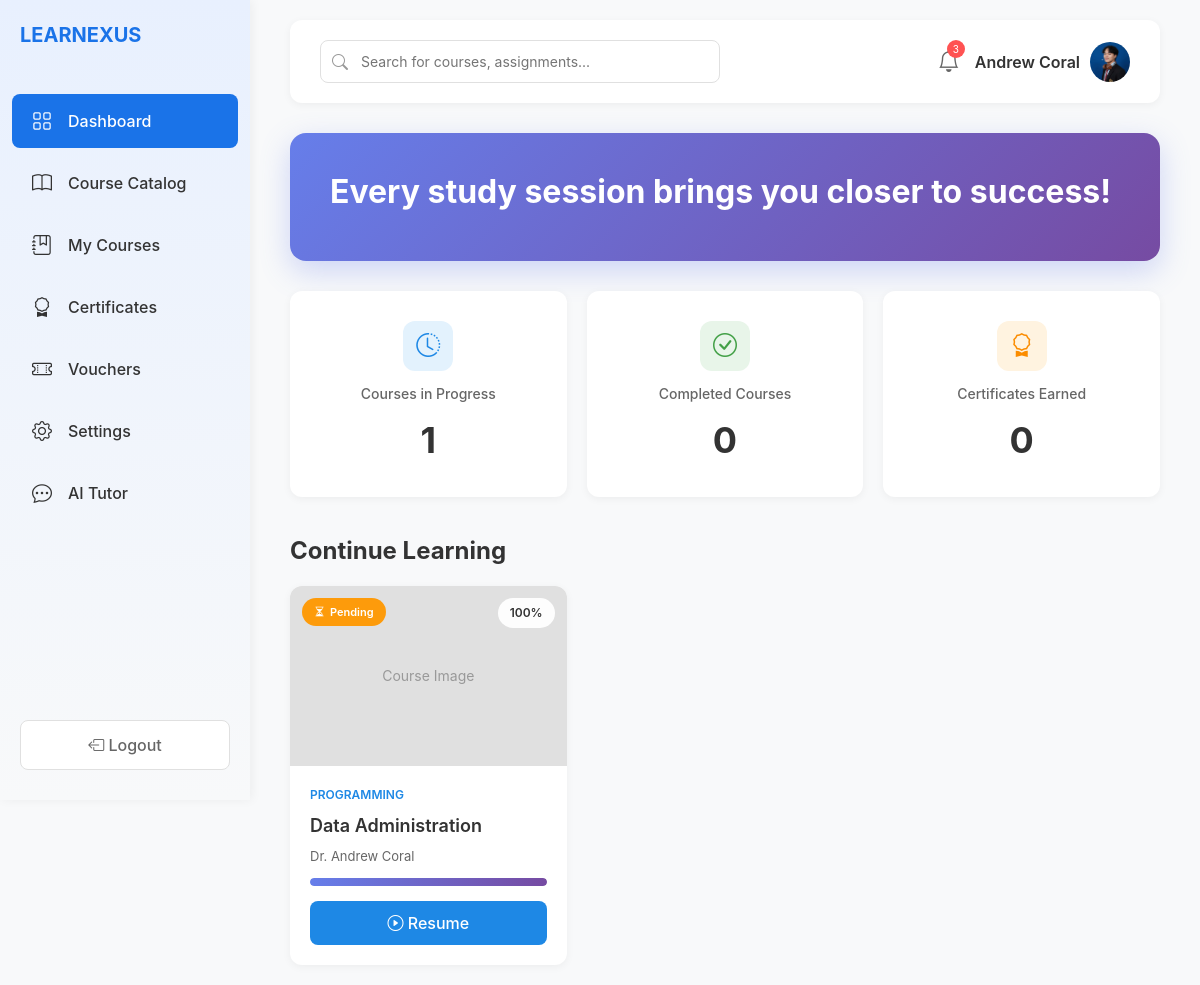
The app's page /student/dashboard.php (signed in), older data.
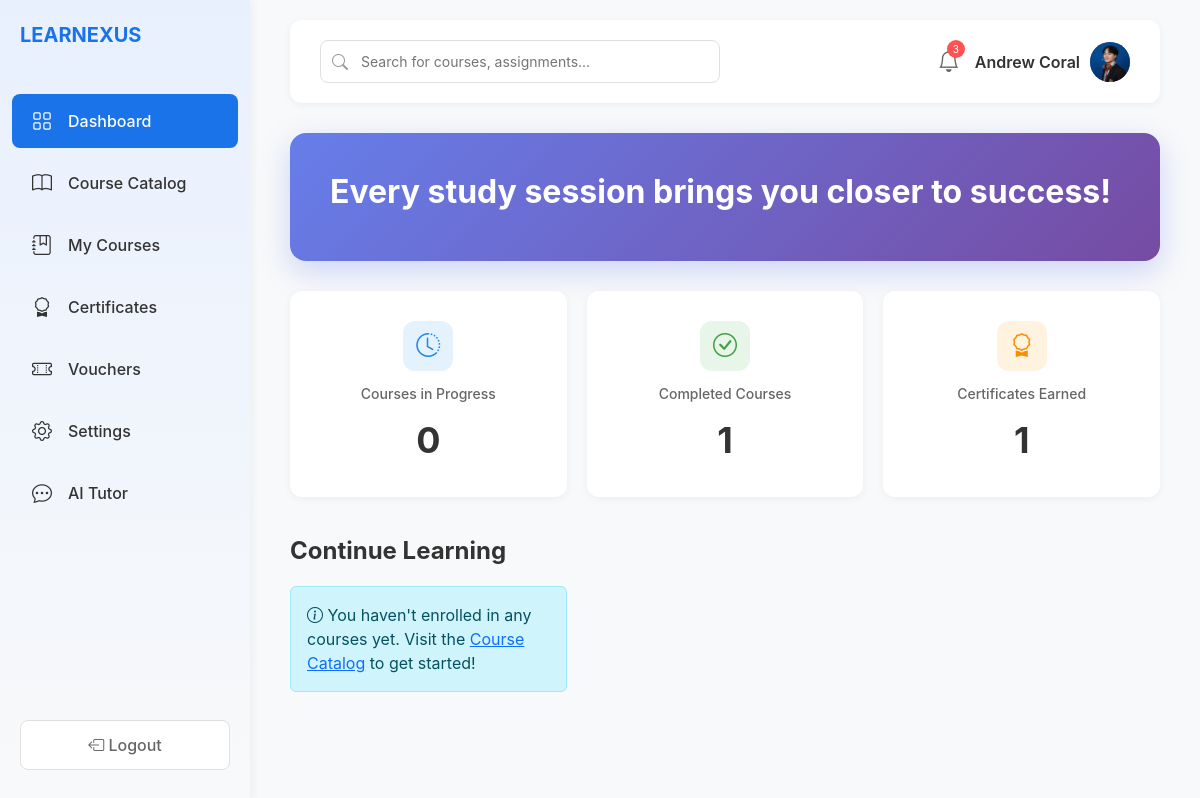
The same page, newer data.
### tables this page shows
CREATE TABLE `enrollments` (
  `enrollmentID` int(11) NOT NULL,
  `userID` int(11) NOT NULL,
  `courseID` int(11) NOT NULL,
  `paymentID` int(11) DEFAULT NULL,
  `progressPercentage` decimal(5,2) DEFAULT 0.00,
  `enrolledAt` timestamp NOT NULL DEFAULT current_timestamp(),
  `completedAt` timestamp NULL DEFAULT NULL,
  `status` enum('active','completed','dropped','pending') DEFAULT 'active'
);

CREATE TABLE `courses` (
  `courseID` int(11) NOT NULL,
  `teacherID` int(11) NOT NULL,
  `title` varchar(255) NOT NULL,
  `description` text DEFAULT NULL,
  `price` decimal(10,2) DEFAULT 0.00,
  `category` varchar(100) DEFAULT NULL,
  `status` enum('draft','published','archived') DEFAULT 'draft',
  `passingScore` int(11) DEFAULT 70,
  `createdAt` timestamp NOT NULL DEFAULT current_timestamp()
);

### student/dashboard.php (the view, shortened to what the changed rows need)
<?php
require_once '../database/db_connect.php';
$userID = $_SESSION['user_id'];
$stmt = $conn->prepare("
    SELECT c.*,
           e.progressPercentage,
           e.enrolledAt,
           e.status,
           e.enrollmentID,
           CONCAT(u.firstName, ' ', u.lastName) as instructorName,
           q.quizID,
           q.title as quizTitle,
           latest_qr.resultID,
           latest_qr.passed,
           latest_qr.percentage as quizScore,
           latest_qr.status as quizStatus,
           latest_qr.takenAt
    FROM enrollments e
    JOIN courses c ON e.courseID = c.courseID
    JOIN users u ON c.teacherID = u.userID
    LEFT JOIN quizzes q ON q.courseID = c.courseID
    LEFT JOIN (
        SELECT qr1.*
        FROM quiz_results qr1
        INNER JOIN (
            SELECT quizID, userID, MAX(takenAt) as maxTakenAt
            FROM quiz_results
            GROUP BY quizID, userID
        ) qr2 ON qr1.quizID = qr2.quizID
              AND qr1.userID = qr2.userID
              AND qr1.takenAt = qr2.maxTakenAt
    ) latest_qr ON latest_qr.quizID = q.quizID AND latest_qr.userID = e.userID
    WHERE e.userID = ? AND e.status = 'active'
    ORDER BY e.enrolledAt DESC
    LIMIT 3
");
$stmt->execute([$userID]);
$inProgressCourses = $stmt->fetchAll();
$stmt = $conn->prepare("
    SELECT COUNT(*) as count
    FROM enrollments
    WHERE userID = ? AND status = 'completed'
");
$stmt->execute([$userID]);
$completedCount = $stmt->fetch()['count'];
$stmt = $conn->prepare("
    SELECT COUNT(*) as count
    FROM certificates
    WHERE userID = ?
");
$stmt->execute([$userID]);
$certificatesCount = $stmt->fetch()['count'];
$studentMotivations = [
    "Keep learning—you're building a brighter future!",
    "Every study session brings you closer to success!",
    "Mistakes are proof that you are trying. Keep going!",
    "Knowledge is your superpower. Use it wisely!",
    "Stay curious and never stop exploring!",
    "Small steps every day lead to big achievements!",
    "Believe in yourself—you can do amazing things!",
    "Learning is a journey. Enjoy every step!",
    "Focus, practice, and grow every single day!",
    "Your effort today shapes your success tomorrow!"
];
$dayOfYear = date('z');
$dailyMotivationStudent = $studentMotivations[$dayOfYear % count($studentMotivations)];
?>
<!DOCTYPE html>
<html lang="en">
<head>
    <link href="https://cdn.jsdelivr.net/npm/bootstrap@5.3.3/dist/css/bootstrap.min.css" rel="stylesheet">
    <link rel="stylesheet" href="https://cdn.jsdelivr.net/npm/bootstrap-icons@1.11.1/font/bootstrap-icons.css">
</head>
<body>
    <div class="main-content">
        <div class="welcome-banner">
            <h2><?php echo $dailyMotivationStudent; ?></h2>
        </div>
        <div class="stats-container">
            <div class="stat-card blue">
                <div class="icon">
                    <i class="bi bi-clock-history"></i>
                </div>
                <h3>Courses in Progress</h3>
                <div class="number"><?php echo count($inProgressCourses); ?></div>
            </div>
            <div class="stat-card green">
                <div class="icon">
                    <i class="bi bi-check-circle"></i>
                </div>
                <h3>Completed Courses</h3>
                <div class="number"><?php echo $completedCount; ?></div>
            </div>
            <div class="stat-card orange">
                <div class="icon">
                    <i class="bi bi-award"></i>
                </div>
                <h3>Certificates Earned</h3>
                <div class="number"><?php echo $certificatesCount; ?></div>
            </div>
        </div>
        <h2 class="section-title">Continue Learning</h2>
        <div class="course-grid">
            <?php if (count($inProgressCourses) > 0): ?>
                <?php foreach ($inProgressCourses as $course): ?>
                    <div class="course-card">
                        <div class="course-image">
                            <span class="course-progress-badge"><?php echo round($course['progressPercentage']); ?>%</span>
                            <?php if ($course['resultID']): ?>
                                <?php if ($course['passed'] == 1): ?>
                                    <span class="quiz-status-badge passed">
                                        <i class="bi bi-check-circle-fill"></i> Passed
                                    </span>
                                <?php elseif ($course['quizStatus'] == 'failed'): ?>
                                    <span class="quiz-status-badge failed">
                                        <i class="bi bi-x-circle-fill"></i> Failed
                                    </span>
                                <?php else: ?>
                                    <span class="quiz-status-badge pending">
                                        <i class="bi bi-hourglass-split"></i> Pending
                                    </span>
                                <?php endif; ?>
                            <?php endif; ?>
                            <span>Course Image</span>
                        </div>
                        <div class="course-body">
                            <div class="course-category"><?php echo htmlspecialchars($course['category'] ?? 'General'); ?></div>
                            <div class="course-title"><?php echo htmlspecialchars($course['title']); ?></div>
                            <div class="course-instructor">Dr. <?php echo htmlspecialchars($course['instructorName']); ?></div>
                            <div class="progress">
                                <div class="progress-bar" role="progressbar" style="width: <?php echo $course['progressPercentage']; ?>%"></div>
                            </div>
                            <?php if ($course['resultID'] && $course['quizStatus'] == 'failed'): ?>
                                <button class="btn btn-retake" onclick="window.location.href='retake_course.php?id=<?php echo $course['courseID']; ?>'">
                                    <i class="bi bi-credit-card"></i> Pay to Retake
                                </button>
                            <?php elseif ($course['passed'] == 1): ?>
                                <button class="btn btn-resume" onclick="window.location.href='view_certificate.php?courseID=<?php echo $course['courseID']; ?>'">
                                    <i class="bi bi-award"></i> View Certificate
                                </button>
                            <?php else: ?>
                                <button class="btn btn-resume" onclick="window.location.href='course_view.php?id=<?php echo $course['courseID']; ?>'">
                                    <i class="bi bi-play-circle"></i> Resume
                                </button>
                            <?php endif; ?>
                        </div>
                    </div>
                <?php endforeach; ?>
            <?php else: ?>
                <div class="col-12">
                    <div class="alert alert-info">
                        <i class="bi bi-info-circle"></i>
                        You haven't enrolled in any courses yet. Visit the <a href="course_catalog.php">Course Catalog</a> to get started!
                    </div>
                </div>
            <?php endif; ?>
        </div>
    </div>
</body>
</html>

Row changes from the older to the newer data that the page shows:
no longer on this page (row edited): enrollments: progressPercentage "100", courseID.category "PROGRAMMING", courseID.title "Data Administration", instructorName "Andrew Coral"
Text that changed along with them:
count($inProgressCourses): "1" → "0"
$completedCount: "0" → "1"
$certificatesCount: "0" → "1"
text now shown: "You haven't enrolled in any courses yet. Visit the Course Catalog to get started!"
